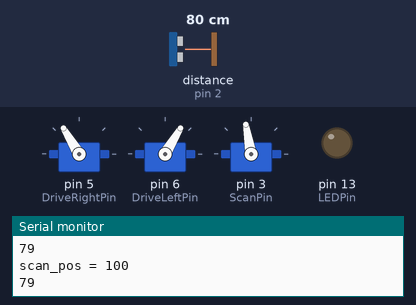
Bench run of a sketch on a simulated Arduino Uno, built with avr-gcc and run on an emulated ATmega328P. Parts: 3 × servo, output pins drawn as LEDs (lit = HIGH), the last lines printed to the serial monitor. Wiring (inferred from the names in the program): ultrasonic range finder: trigger pin 4; echo pin 2. The inputs (shaded band) are chosen by the test bench; at power-on: distance to the obstacle (sensor on pin 2) 80 cm. The echo pulse lasts 58.3 µs per cm; pins used as bus, display or sensor lines are not drawn.

Above: at 0.47 s.
1.3 s: distance to the obstacle (sensor on pin 2) set to 18 cm
4.3 s: distance to the obstacle (sensor on pin 2) set to 14 cm
At 4.49 s:
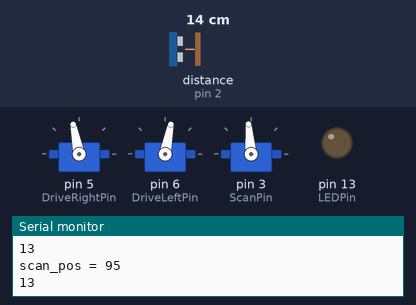
7.3 s: distance to the obstacle (sensor on pin 2) set to 8 cm
10.3 s: distance to the obstacle (sensor on pin 2) set to 5 cm
At 11.7 s:
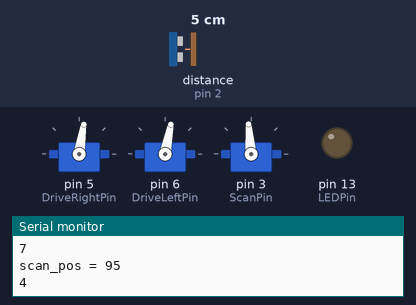
13.3 s: distance to the obstacle (sensor on pin 2) set to 250 cm
At 13.71 s:
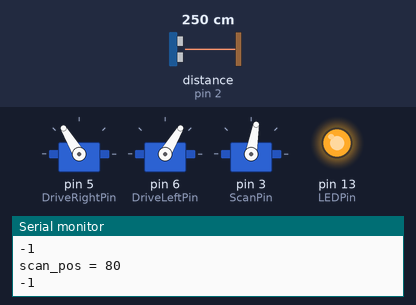
16.3 s: distance to the obstacle (sensor on pin 2) set to 202 cm
19.3 s: distance to the obstacle (sensor on pin 2) set to 196 cm
At 19.97 s:
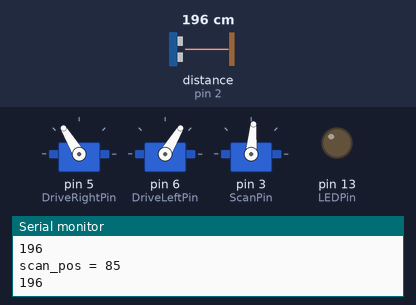
Timing chart, 0 to 23.3 s (numbered marks = the images above; inputs shaded):
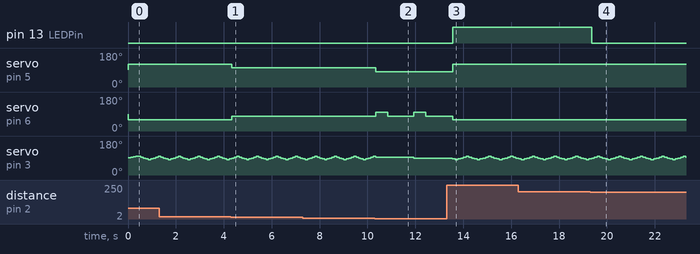

Measured:
- the behaviour switches between 17 and 16 cm on distance to the obstacle (sensor on pin 2) (found by bisection; images 0 and 1)
- the behaviour switches between 7 and 6 cm on distance to the obstacle (sensor on pin 2) (found by bisection; images 1 and 2)
- the behaviour switches between 200 and 199 cm on distance to the obstacle (sensor on pin 2) (found by bisection; images 3 and 4)
- after the input at 4.3 s, servo on pin 5 (DriveRightPin): 121° → 101° at once; servo on pin 6 (DriveLeftPin): 59° → 79° at once
- after the input at 10.3 s, servo on pin 5 (DriveRightPin): 101° → 81° at once; servo on pin 6 (DriveLeftPin): alternates 99° for 0.50 s and 79° for 1.1 s, starting at once
- after the input at 13.3 s, pin 13 (LEDPin): LOW → HIGH after 0.26 s; servo on pin 5 (DriveRightPin): 81° → 121° after 0.26 s
- after the input at 19.3 s, pin 13 (LEDPin): HIGH → LOW after 0.07 s
- by itself, servo on pin 3 (ScanPin): repeats every 0.90 s: 95° 0.11 s, 100° 0.11 s, 95° 0.11 s, 90° 0.11 s, 85° 0.11 s, 80° 0.11 s, 85° 0.11 s, 90° 0.11 s

The sketch:

lightseeking_obstacleavoiding_robot.ino
```cpp
// Initialize constants and servos
#include <Servo.h>

// Drive servos
Servo DriveRight;
Servo DriveLeft;
const int DriveRightPin = 5; // Right-side drive servo pin
const int DriveLeftPin = 6; // Left-side drive servo pin
const int stop_right = 91; // Speed required to stop right-side drive servo
const int stop_left = 89; // Speed required to stop left-side drive servo
const int move_forward_slow = 10; // Additional speed required to move forward slowly
const int move_forward_fast = 30; // Additional speed required to move forward quickly
const int move_backward_slow = -10; // Additional speed required to move backward slowly
const int move_backward_fast = -30; // Additional speed required to move backward quickly

// Scan servo
Servo Scan;
const int ScanPin = 3; // Scan servo pin
const int scan_max = 100; // Maximum degrees reached by Scan servo
const int scan_min = 80; // Minimum degrees reached by Scan servo
int scan_pos = 90; // Intial position of Scan servo (i.e., straight ahead)
int scan_change = 2; // Number of degrees stepped by Scan servo, changes between +5 and -5 as code runs

// Ultrasonic sensor
const int echoPin = 2; // Ultrasonic sensor Echo pin
const int trigPin = 4; // Ultrasonic sensor Trigger pin
int obstacle = 0; // Variable that indicates the presence/distance to an obstacle
                  // 0 = no obstacle detected
                  // 1 = obstacle less than "distance_far" (in cm) away
                  // 2 = obstacle less than "distance_close" (in cm) away
const int distance_far = 15; // Distance threshold for obstacles that are deemed "far away"
const int distance_close = 5; // Distance threshold for obstacles that are deemed "close"

// Feedback
const int LEDPin = 13; // Onboard LED pin

void setup()
{
  Serial.begin(9600);

  // Drive servos
  DriveRight.attach(DriveRightPin);
  DriveLeft.attach(DriveLeftPin);
  DriveRight.write(stop_right);
  DriveLeft.write(stop_left);

  // Scan servo
  Scan.attach(ScanPin);
  Scan.write(scan_pos);

  // Ultrasonic sensor
  pinMode(trigPin, OUTPUT);
  pinMode(echoPin, INPUT);
  pinMode(LEDPin, OUTPUT);
}


void loop()
{
  // Increment scanner position
  if ( (scan_pos < scan_max && scan_change > 0) || (scan_pos > scan_min && scan_change < 0) )
  {
    scan_pos = scan_pos + scan_change;
  }
  else if ( scan_pos == scan_max )
  {
    scan_change = -5;
    scan_pos = scan_pos + scan_change;
  }
  else if ( scan_pos == scan_min )
  {
    scan_change = 5;
    scan_pos = scan_pos + scan_change;
  }
  Serial.print("scan_pos = ");
  Serial.println(scan_pos);
  Scan.write(scan_pos);

  // Detect object in path
  int distance = DetectObject();
  if ( distance > distance_far ) { obstacle = 0; }
  else if ( distance <= distance_far && distance > distance_close ) { obstacle = 1; }
  else if ( distance <= distance_close ) { obstacle = 2; }

  //Decide if should forward and then move forward, fast or slow, or not
  if ( obstacle == 0 ) { DriveForwardFast(); }
  else if ( obstacle == 1 ) { DriveForwardSlow(); }
  else if ( obstacle == 2 )
  {
    DriveBackwardSlow();
    delay(500);
    TurnRight45();
  }

  // Pause until next loop
  delay(100);

}

void DriveForwardFast()
{
  DriveRight.write(stop_right+move_forward_fast);
  DriveLeft.write(stop_left-move_forward_fast);
}

void DriveForwardSlow()
{
  DriveRight.write(stop_right+move_forward_slow);
  DriveLeft.write(stop_left-move_forward_slow);
}

void DriveBackwardFast()
{
  DriveRight.write(stop_right+move_backward_fast);
  DriveLeft.write(stop_left-move_backward_fast);
}

void DriveBackwardSlow()
{
  DriveRight.write(stop_right+move_backward_slow);
  DriveLeft.write(stop_left-move_backward_slow);
}

void TurnRight45()
{
  DriveRight.write(stop_right+move_backward_slow);
  DriveLeft.write(stop_left-move_forward_slow);
  delay(1000);
}

void TurnLeft45()
{
  DriveRight.write(stop_right+move_forward_slow);
  DriveLeft.write(stop_left-move_backward_slow);
  delay(1000);
}

int DetectObject()
{
  int maximumRange = 200; // Maximum range needed
  int minimumRange = 0; // Minimum range needed
  long duration, distance; // Duration used to calculate distance

  /* The following trigPin/echoPin cycle is used to determine the
   distance of the nearest object by bouncing soundwaves off of it. */

  digitalWrite(trigPin, LOW);
  delayMicroseconds(2);

  digitalWrite(trigPin, HIGH);
  delayMicroseconds(10);

  digitalWrite(trigPin, LOW);
  duration = pulseIn(echoPin, HIGH);

  //Calculate the distance (in cm) based on the speed of sound.
  distance = duration/58.2;

  if (distance >= maximumRange || distance <= minimumRange)
  {
    /* Send a negative number to computer and Turn LED ON to indicate "out of range" */
    Serial.println("-1");
    digitalWrite(LEDPin, HIGH);
  }
  else {
    /* Send the distance to the computer using Serial protocol, and turn LED OFF to indicate successful reading. */
    Serial.println(distance);
    digitalWrite(LEDPin, LOW);
  }

  return distance;
}
```
